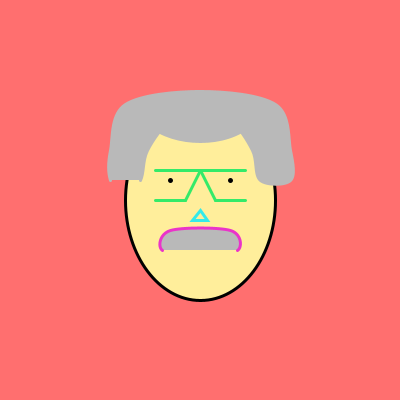
Frame 1 (no input)
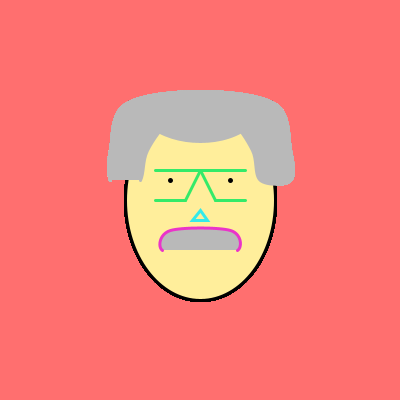
Frame 60 (the mouse pressed at the canvas centre just before this capture)
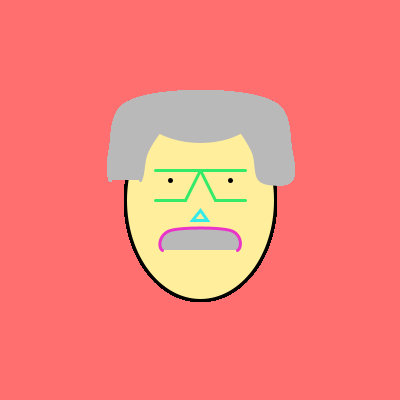
Frame 120 (the mouse held since frame 60 and released just before this capture)

The Processing sketch that drew these frames (run headless with seeded random() and noise(); from frame 60 on, the mouse is pressed at the canvas centre):

// Processing sketch: processing_108094
// ── processing_108094.pde

//Kairavi Chahal | kchahal
//Homework 2 | September 5, 2013

//Copyright Kairavi Chahal | 2013 | Carnegie Mellon University
//All rights reserved.

void setup() {
  size(400, 400);
  background(#FF6F6F);
  rectMode(CENTER);
};

//change x and y to change position
float x = 200;
float y = 200;
//change wd and ht to change size
float wd = 150;
float ht = 200;

void draw() {
//  x = mouseX;
//  y = mouseY;
//  wd = 2*x;
//  ht = 2*y;
  
  //face
  strokeWeight(3);
  stroke(#000000);
  fill(#FFEE9B);
  ellipse(x, y, wd, ht);
  
  //hair
  stroke(#B9B9B9);
  fill(#B9B9B9);
  beginShape();
    curveVertex(x - 0.5*wd, y); //ref pt
    curveVertex(x - 0.6*wd, y - 0.1*ht);
    curveVertex(x - 0.6*wd, y - 0.25*ht);
    curveVertex(x - 0.5*wd, y - 0.48*ht);
    curveVertex(x, y - 0.54*ht);
    curveVertex(x + 0.5*wd, y - 0.48*ht);
    curveVertex(x + 0.6*wd, y - 0.25*ht);
    curveVertex(x + 0.6*wd, y - 0.1*ht);
    curveVertex(x + 0.4*wd, y - 0.1*ht);
    curveVertex(x + 0.35*wd, y - 0.25*ht);
    curveVertex(x + 0.2*wd, y - 0.4*ht);
    curveVertex(x, y - 0.45*ht);
    curveVertex(x - 0.2*wd, y - 0.4*ht);
    curveVertex(x - 0.35*wd, y - 0.25*ht);    
    curveVertex(x - 0.4*wd, y - 0.1*ht);
    curveVertex(x - 0.5*wd, y); //ref pt
  endShape();
  arc(x, y - 0.54*ht, ht/1.5, wd/1.5, radians(40), radians(140));
  
  //eyes
  strokeWeight(5);
  stroke(#000000);
  point(x - 0.2*wd, y - 0.1*ht);
  point(x + 0.2*wd, y - 0.1*ht);
  
  //glasses (K)
  fill(#FFFFFF, 0);
  strokeWeight(3);
  stroke(#34EA69);
  line(x - 0.3*wd, y - 0.15*ht, x + 0.3*wd, y - 0.15*ht);
  line(x, y - 0.15*ht, x + 0.1*wd, y);
  line(x, y - 0.15*ht, x - 0.1*wd, y);
  line(x - 0.1*wd, y, x - 0.3*wd, y);
  line(x + 0.1*wd, y, x + 0.3*wd, y);
  stroke(#000000);
  
  //nose (A)
  stroke(#34EAE9);
  triangle(x, y + 0.05*ht, x + 0.05*wd, y + 0.1*ht, x - 0.05*wd, y + 0.1*ht);
  stroke(#000000);
  
  //mustache (C)
  fill(#B9B9B9);
  stroke(#EA34C9);
  beginShape();
    curveVertex(x, y + 0.25*ht); //ref pt
    curveVertex(x - 0.25*wd, y + 0.25*ht);
    curveVertex(x - 0.2*wd, y + 0.15*ht);
    curveVertex(x + 0.2*wd, y + 0.15*ht);
    curveVertex(x + 0.25*wd, y + 0.25*ht);
    curveVertex(x, y + 0.25*ht); //ref pt
  endShape();
  stroke(#000000);
  //mustache lines 
  strokeWeight(1);
};
